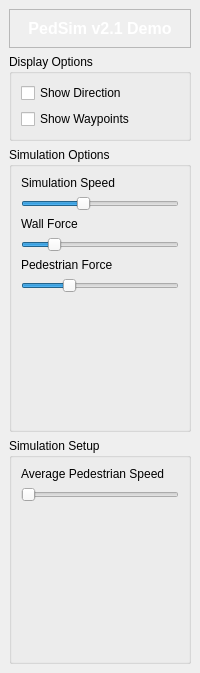
<?xml version="1.0" encoding="UTF-8"?>
<ui version="4.0">
 <class>Control</class>
 <widget class="QDockWidget" name="Control">
  <property name="geometry">
   <rect>
    <x>0</x>
    <y>0</y>
    <width>200</width>
    <height>673</height>
   </rect>
  </property>
  <property name="sizePolicy">
   <sizepolicy hsizetype="MinimumExpanding" vsizetype="MinimumExpanding">
    <horstretch>0</horstretch>
    <verstretch>0</verstretch>
   </sizepolicy>
  </property>
  <property name="minimumSize">
   <size>
    <width>200</width>
    <height>175</height>
   </size>
  </property>
  <property name="autoFillBackground">
   <bool>false</bool>
  </property>
  <property name="styleSheet">
   <string notr="true"/>
  </property>
  <property name="windowTitle">
   <string>PedSim Control</string>
  </property>
  <widget class="QWidget" name="dockWidgetContents">
   <property name="sizePolicy">
    <sizepolicy hsizetype="Ignored" vsizetype="Ignored">
     <horstretch>0</horstretch>
     <verstretch>0</verstretch>
    </sizepolicy>
   </property>
   <layout class="QVBoxLayout" name="verticalLayout">
    <item>
     <widget class="QFrame" name="frame">
      <property name="maximumSize">
       <size>
        <width>16777215</width>
        <height>40</height>
       </size>
      </property>
      <property name="frameShape">
       <enum>QFrame::StyledPanel</enum>
      </property>
      <property name="frameShadow">
       <enum>QFrame::Raised</enum>
      </property>
      <layout class="QVBoxLayout" name="verticalLayout_2">
       <item>
        <widget class="QLabel" name="label">
         <property name="font">
          <font>
           <pointsize>12</pointsize>
           <weight>75</weight>
           <italic>false</italic>
           <bold>true</bold>
          </font>
         </property>
         <property name="text">
          <string>&lt;font color=&quot;white&quot;&gt;PedSim v2.1 Demo&lt;/font&gt;</string>
         </property>
         <property name="alignment">
          <set>Qt::AlignCenter</set>
         </property>
        </widget>
       </item>
      </layout>
     </widget>
    </item>
    <item>
     <widget class="QGroupBox" name="groupBox">
      <property name="title">
       <string>Display Options</string>
      </property>
      <layout class="QVBoxLayout" name="verticalLayout_5">
       <item>
        <widget class="QCheckBox" name="checkBox">
         <property name="text">
          <string>Show Direction</string>
         </property>
        </widget>
       </item>
       <item>
        <widget class="QCheckBox" name="waypointsCheckBox">
         <property name="text">
          <string>Show Waypoints</string>
         </property>
        </widget>
       </item>
       <item>
        <spacer name="verticalSpacer_2">
         <property name="orientation">
          <enum>Qt::Vertical</enum>
         </property>
         <property name="sizeHint" stdset="0">
          <size>
           <width>20</width>
           <height>40</height>
          </size>
         </property>
        </spacer>
       </item>
      </layout>
      <zorder>checkBox</zorder>
      <zorder>waypointsCheckBox</zorder>
      <zorder>groupBox_2</zorder>
      <zorder>verticalSpacer_2</zorder>
     </widget>
    </item>
    <item>
     <widget class="QGroupBox" name="groupBox_2">
      <property name="title">
       <string>Simulation Options</string>
      </property>
      <layout class="QVBoxLayout" name="verticalLayout_4">
       <item>
        <widget class="QLabel" name="label_5">
         <property name="text">
          <string>Simulation Speed</string>
         </property>
        </widget>
       </item>
       <item>
        <widget class="QSlider" name="simspeedSlider">
         <property name="minimum">
          <number>1</number>
         </property>
         <property name="maximum">
          <number>50</number>
         </property>
         <property name="value">
          <number>20</number>
         </property>
         <property name="orientation">
          <enum>Qt::Horizontal</enum>
         </property>
        </widget>
       </item>
       <item>
        <widget class="QLabel" name="label_2">
         <property name="text">
          <string>Wall Force</string>
         </property>
        </widget>
       </item>
       <item>
        <widget class="QSlider" name="wallforceSlider">
         <property name="minimum">
          <number>10</number>
         </property>
         <property name="maximum">
          <number>500</number>
         </property>
         <property name="value">
          <number>100</number>
         </property>
         <property name="orientation">
          <enum>Qt::Horizontal</enum>
         </property>
        </widget>
       </item>
       <item>
        <widget class="QLabel" name="label_4">
         <property name="text">
          <string>Pedestrian Force</string>
         </property>
        </widget>
       </item>
       <item>
        <widget class="QSlider" name="pedforceSlider">
         <property name="minimum">
          <number>10</number>
         </property>
         <property name="maximum">
          <number>500</number>
         </property>
         <property name="value">
          <number>150</number>
         </property>
         <property name="orientation">
          <enum>Qt::Horizontal</enum>
         </property>
        </widget>
       </item>
       <item>
        <spacer name="verticalSpacer">
         <property name="orientation">
          <enum>Qt::Vertical</enum>
         </property>
         <property name="sizeHint" stdset="0">
          <size>
           <width>20</width>
           <height>252</height>
          </size>
         </property>
        </spacer>
       </item>
      </layout>
     </widget>
    </item>
    <item>
     <widget class="QGroupBox" name="groupBox_3">
      <property name="title">
       <string>Simulation Setup</string>
      </property>
      <layout class="QVBoxLayout" name="verticalLayout_3">
       <item>
        <widget class="QLabel" name="label_3">
         <property name="text">
          <string>Average Pedestrian Speed</string>
         </property>
        </widget>
       </item>
       <item>
        <widget class="QSlider" name="horizontalSlider_2">
         <property name="orientation">
          <enum>Qt::Horizontal</enum>
         </property>
        </widget>
       </item>
       <item>
        <spacer name="verticalSpacer_3">
         <property name="orientation">
          <enum>Qt::Vertical</enum>
         </property>
         <property name="sizeHint" stdset="0">
          <size>
           <width>20</width>
           <height>275</height>
          </size>
         </property>
        </spacer>
       </item>
      </layout>
     </widget>
    </item>
   </layout>
  </widget>
 </widget>
 <resources/>
 <connections/>
</ui>
